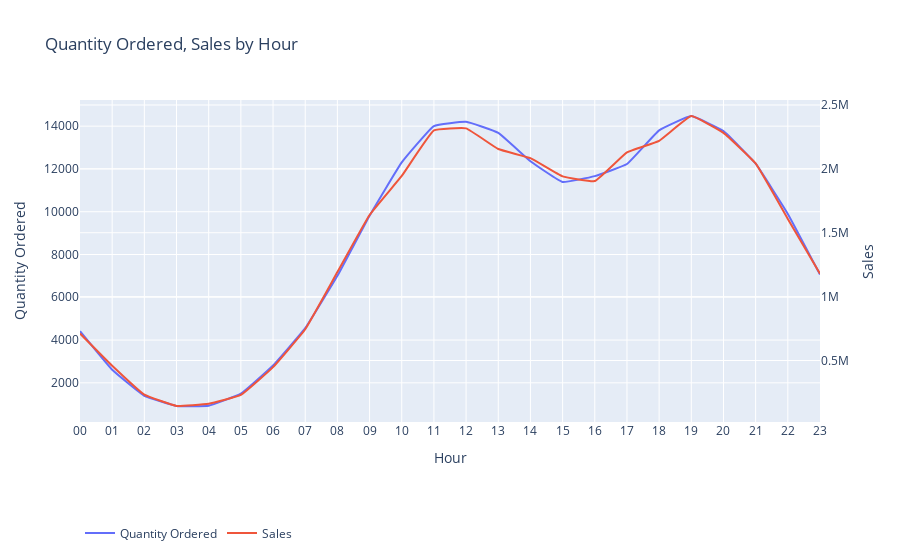

This figure's notebook cell:
### Code cell
init_notebook_mode(connected=True)

for chart in charts:
    chart.pop('id', None)

iplot(figure)

### Figure 1 — Plotly figure (JSON) as saved in the notebook; plotly's stock layout.template omitted (floating-point values rounded to 4 significant figures)
{"data": [{"line": {"shape": "spline", "smoothing": 0.3}, "mode": "lines", "name": "Quantity Ordered", "type": "scatter", "x": ["00", "01", "02", "03", "04", "05", "06", "07", "08", "09", "10", "11", "12", "13", "14", "15", "16", "17", "18", "19", "20", "21", "22", "23"], "y": [4412, 2610, 1394, 922, 933, 1491, 2810, 4556, 7002, 9816, 12308, 14005, 14202, 13685, 12362, 11391, 11662, 12229, 13802, 14470, 13768, 12244, 9899, 7065]}, {"line": {"shape": "spline", "smoothing": 0.3}, "mode": "lines", "name": "Sales", "type": "scatter", "x": ["00", "01", "02", "03", "04", "05", "06", "07", "08", "09", "10", "11", "12", "13", "14", "15", "16", "17", "18", "19", "20", "21", "22", "23"], "y": [711100.0, 458600.0, 232600.0, 144700.0, 162400.0, 230600.0, 448113, 744900.0, 1192000.0, 1639000.0, 1944000.0, 2301000.0, 2317000.0, 2155000.0, 2084000.0, 1942000.0, 1905000.0, 2129000.0, 2219000.0, 2413000.0, 2282000.0, 2042000.0, 1608000.0, 1179000.0], "yaxis": "y2"}], "layout": {"legend": {"orientation": "h", "y": -0.3}, "title": {"text": "Quantity Ordered, Sales by Hour"}, "xaxis": {"title": {"text": "Hour"}}, "yaxis": {"range": [null, null], "tickformat": "0:g", "title": {"text": "Quantity Ordered"}, "type": "linear"}, "yaxis2": {"anchor": "x", "overlaying": "y", "side": "right", "title": {"text": "Sales"}, "type": "linear"}}}
